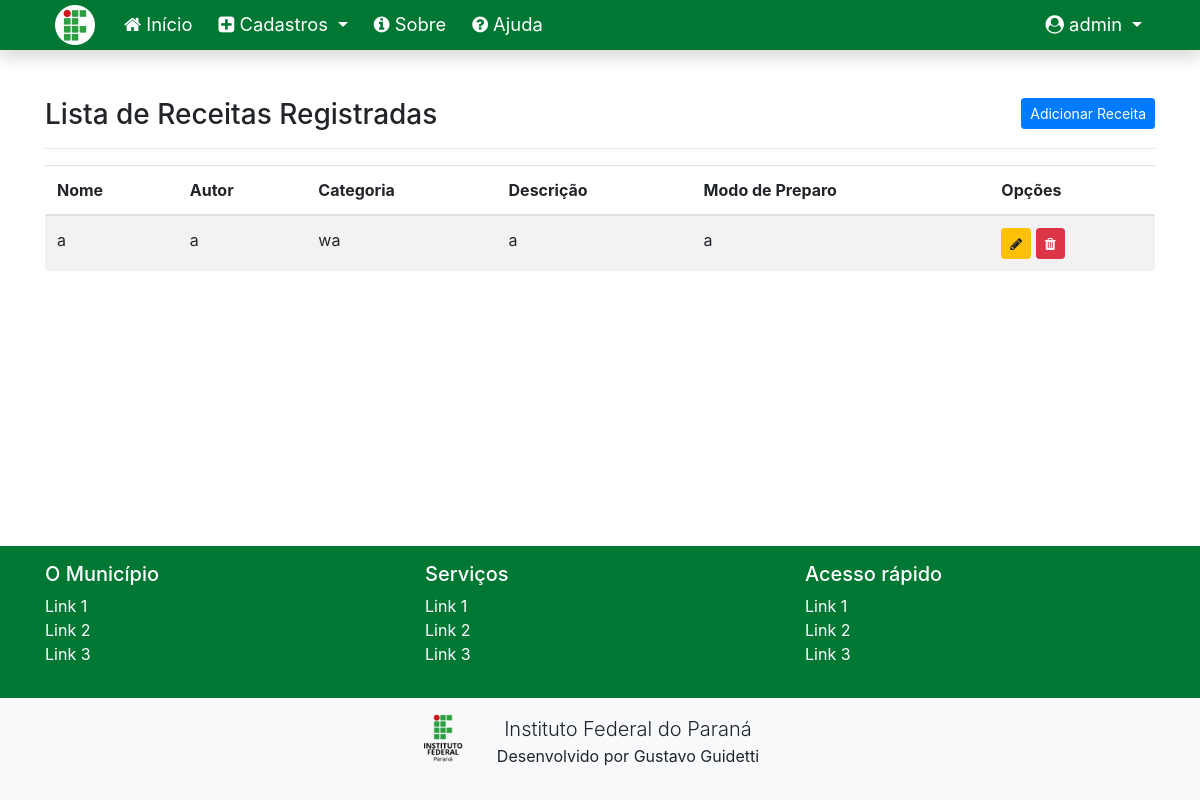
The page /listar/receitas/ (signed in) on the database as committed earlier.
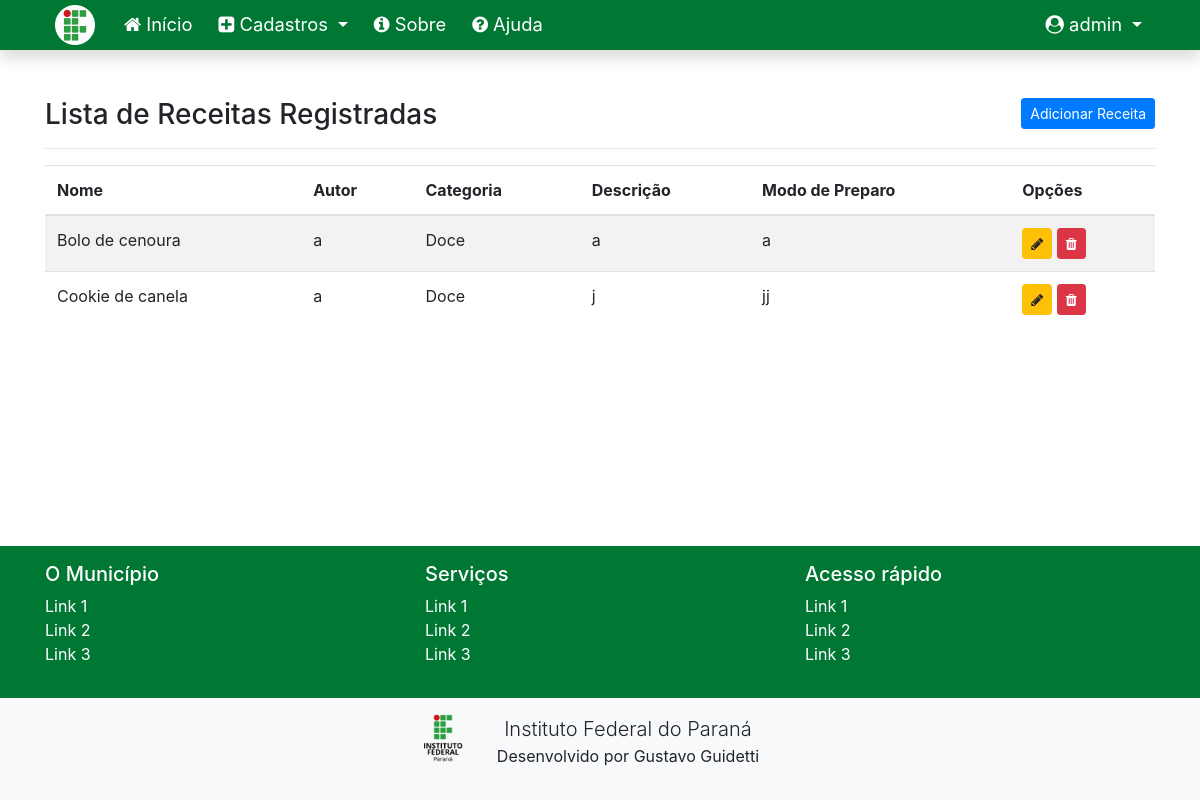
The same page on the database as committed later.
### cadastros/models.py (models this page shows, shortened)
class Receita(models.Model):
    nome = models.CharField(max_length=50)
    descricao = models.TextField()
    modo_preparo = models.TextField()
    autor = models.ForeignKey(Autor, on_delete=models.PROTECT)
    categoria = models.ForeignKey(Categoria, on_delete=models.PROTECT)
    ingredientes = models.ManyToManyField(Ingrediente)

class Autor(models.Model):
    nome = models.CharField(max_length=50)
    email = models.CharField(max_length=50)

class Categoria(models.Model):
    nome = models.CharField(max_length=50)
    descricao = models.CharField(max_length=50)
    class Meta:
        ordering = ["nome"]

### cadastros/views.py (the view)
# urls.py: path('listar/receitas/', ReceitaList.as_view(), name="listar-receita"),
class ReceitaList(LoginRequiredMixin, ListView):
    login_url = reverse_lazy('login')
    model = Receita
    template_name = 'cadastros/listas/receita.html'

### cadastros/templates/cadastros/listas/receita.html (shortened to what this page needs)
{% extends 'paginas/modelo-ifpr.html' %}
{% load static %}
{% block conteudo %}
<h3>
    Lista de Receitas Registradas
    <a href="{% url 'cadastrar-receita' %}" class="btn btn-primary btn-sm float-right">Adicionar Receita</a>
</h3>
<hr>
<div class="table-responsive">
    <table class="table table-striped" id="tabela-listar">
        <thead>
            <tr>
                <th>Nome</th>
                <th>Autor</th>
                <th>Categoria</th>
                <th>Descrição</th>
                <th>Modo de Preparo</th>
                <th>Opções</th>
            </tr>
        </thead>
        <tbody>
            {% for receita in object_list %}
            <tr>
                <td>{{ receita.nome }}</td>
                <td>{{ receita.autor.nome }}</td>
                <td>{{ receita.categoria.nome }}</td>
                <td>{{ receita.descricao }}</td>
                <td>{{ receita.modo_preparo }}</td>
                <td>
                    <a href="{% url 'editar-receita' receita.pk %}" class="btn btn-warning btn-sm" title="Editar">
                        <i class="fa fa-pencil" aria-hidden="true"></i>
                    </a>
                    <a href="{% url 'excluir-receita' receita.pk %}" class="btn btn-danger btn-sm" title="Excluir">
                        <i class="fa fa-trash" aria-hidden="true"></i>
                    </a>
                </td>
            </tr>
            {% empty %}
            <tr>
                <td colspan="6">Nenhuma receita registrada.</td>
            </tr>
            {% endfor %}
        </tbody>
    </table>
</div>
{% endblock %}

Rows that differ between the two databases and show on the page:
changed Receita: nome "a" → "Bolo de cenoura"; categoria.nome "wa" → "Doce"
added Receita: nome "Cookie de canela", autor.nome "a", categoria.nome "Doce", descricao "j", modo_preparo "jj"
